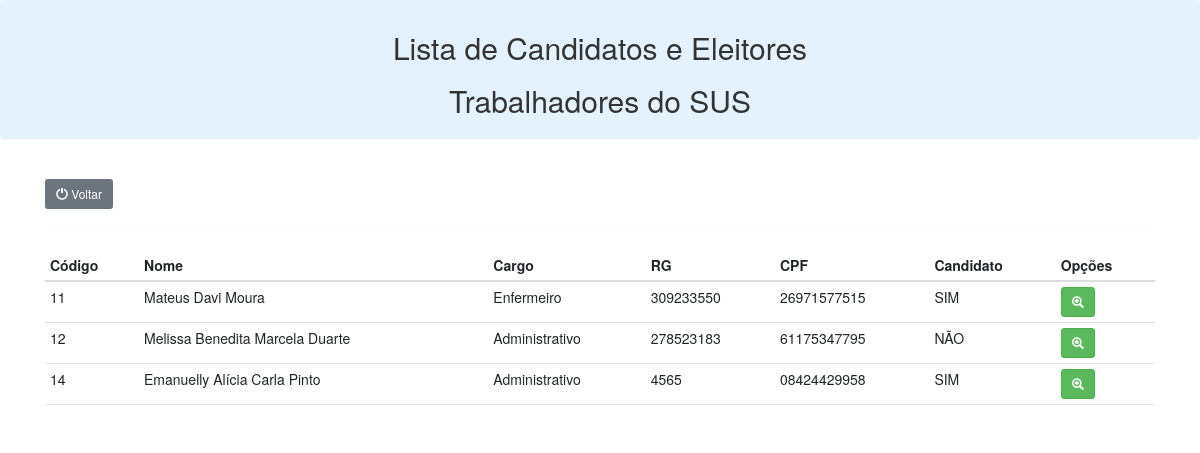
Screenshot of /lista2.php with the database file from the repository.
### tables this page shows
CREATE TABLE IF NOT EXISTS `cadastro` (
  `ID` int NOT NULL AUTO_INCREMENT,
  `CATEGORIA` char(1) NOT NULL,
  `CANDIDATO` char(1) NOT NULL,
  `SUS_UNIDADE` varchar(80) DEFAULT NULL,
  `SUS_NOME` varchar(120) DEFAULT NULL,
  `SUS_RG` varchar(15) DEFAULT NULL,
  `SUS_CPF` varchar(11) DEFAULT NULL,
  `SUS_DATANASC` date DEFAULT NULL,
  `SUS_ENDER` varchar(100) DEFAULT NULL,
  `SUS_BAIRRO` varchar(100) DEFAULT NULL,
  `SUS_CARTAOSUS` varchar(15) DEFAULT NULL,
  `SUS_NATURALIDADE` varchar(50) DEFAULT NULL,
  `SUS_ESCOLARIDADE` varchar(50) DEFAULT NULL,
  `TRABSUS_NOME` varchar(120) DEFAULT NULL,
  `TRABSUS_RG` varchar(15) DEFAULT NULL,
  `TRABSUS_CPF` varchar(11) DEFAULT NULL,
  `TRABSUS_DATANASC` date DEFAULT NULL,
  `TRABSUS_ENDER` varchar(100) DEFAULT NULL,
  `TRABSUS_BAIRRO` varchar(100) DEFAULT NULL,
  `TRASUS_ESTABELECIMENTO` varchar(100) DEFAULT NULL,
  `TRABSUS_ENDERLOCALTRAB` varchar(100) DEFAULT NULL,
  `TRAB_SUS_VINCULO` varchar(80) DEFAULT NULL,
  `TRABSUS_ESCOLARIDADE` varchar(50) DEFAULT NULL,
  `TRASUS_CARGO` varchar(80) DEFAULT NULL,
  `ORG_NOMEORG` varchar(100) DEFAULT NULL,
  `ORG_ENDERORG` varchar(100) DEFAULT NULL,
  `ORG_TELEFONE` varchar(15) DEFAULT NULL,
  `ORG_EMAIL` varchar(150) DEFAULT NULL,
  `ORG_CNPJ` varchar(14) DEFAULT NULL,
  `ORG_FUNDACAO` date DEFAULT NULL,
  `ORG_NOMEREPRESENTANTE` varchar(120) DEFAULT NULL,
  `ORG_ENDERREPRE` varchar(100) DEFAULT NULL,
  `ORG_FONEREPRE` varchar(15) DEFAULT NULL,
  `ORG_EMAILREPRE` varchar(150) DEFAULT NULL,
  `ORG_ESCOLARIDADEREPRE` varchar(50) DEFAULT NULL,
  `ORG_RGREPRE` varchar(15) DEFAULT NULL,
  `ORG_CPFREPRE` varchar(11) DEFAULT NULL,
  `ORG_DATANASCREPRE` date DEFAULT NULL,
  `ORG_CARGOREPRE` varchar(80) DEFAULT NULL,
  `APRESENTACAO` blob,
  `FOTO` varchar(255) DEFAULT NULL,
  `VOTOU` char(1) DEFAULT NULL,
  PRIMARY KEY (`ID`)
);

### lista2.php (the view, shortened to what this page needs)
<!doctype html>
<html lang="en">
<head>
    <link rel="stylesheet" href="https://cdn.jsdelivr.net/npm/bootstrap@5.3.0-alpha1/dist/css/bootstrap.min.css">
    <link rel="stylesheet" href="https://maxcdn.bootstrapcdn.com/bootstrap/3.3.7/css/bootstrap.min.css">
    <link href="https://nightly.datatables.net/css/jquery.dataTables.css" rel="stylesheet" type="text/css" />
</head>
<body>
    <div class="panel panel-light" style="background-color: #e3f2fd;">
        <div class="panel-heading text-center">
            <h2>Lista de Candidatos e Eleitores </h2>
            <h2>Trabalhadores do SUS</h2>
        </div>
    </div>
    <br>
    <div class="container -my5">
        <a class="btn btn-secondary btn-sm" href="/conselhosaude/lista.php"><span class="glyphicon glyphicon-off"></span> Voltar</a>
        <hr>
        <table class="table display table-hover  table-condensed tablista">
            <thead class="thead-dark">
                <tr>
                    <th scope="col">Código</th>
                    <th scope="col">Nome</th>
                    <th scope="col">Cargo</th>
                    <th scope="col">RG</th>
                    <th scope="col">CPF</th>
                    <th scope="col">Candidato</th>
                    <th scope="col">Opções</th>
                </tr>
            </thead>
            <tbody>
                <?php
                $servername = 'localhost';
                $username = 'root';
                $password =  '';
                $database = 'eleicaosaude';
                $conection = new mysqli($servername, $username, $password, $database);
                $c_sql = "SELECT id, TRABSUS_NOME, TRABSUS_RG, TRABSUS_CPF, TRASUS_CARGO, candidato FROM cadastro where cadastro.categoria='2'";
                $result = $conection->query($c_sql);
                while ($c_linha = $result->fetch_assoc()) {
                    if ($c_linha['candidato'] == 'S') {
                        $c_tipocadastro = "SIM";
                    } else {
                        $c_tipocadastro = "NÃO";
                    }
                    echo "
                    <tr>
                    <td>$c_linha[id]</td>
                    <td>$c_linha[TRABSUS_NOME]</td>
                    <td>$c_linha[TRASUS_CARGO]</td>
                    <td>$c_linha[TRABSUS_RG]</td>
                    <td>$c_linha[TRABSUS_CPF]</td>
                    <td>$c_tipocadastro</td>
                    <td>
                    <a class='btn btn-success btn-sm' title='Abrir detalahamento do item' href='/conselhosaude/detalhe2.php?id=$c_linha[id]'><span class='glyphicon glyphicon-zoom-in'></span></a>
                    </td>
                    </tr>
                    ";
                }
                ?>
            </tbody>
        </table>
    </div>
</body>
</html>

### rows the page displays
cadastro: ID "11", TRABSUS_NOME "Mateus Davi Moura", TRASUS_CARGO "Enfermeiro", TRABSUS_RG "309233550", TRABSUS_CPF "26971577515", CANDIDATO "SIM"
cadastro: ID "12", TRABSUS_NOME "Melissa Benedita Marcela Duarte", TRASUS_CARGO "Administrativo", TRABSUS_RG "278523183", TRABSUS_CPF "61175347795", CANDIDATO "NÃO"
cadastro: ID "14", TRABSUS_NOME "Emanuelly Alícia Carla Pinto", TRASUS_CARGO "Administrativo", TRABSUS_RG "4565", TRABSUS_CPF "08424429958", CANDIDATO "SIM"
